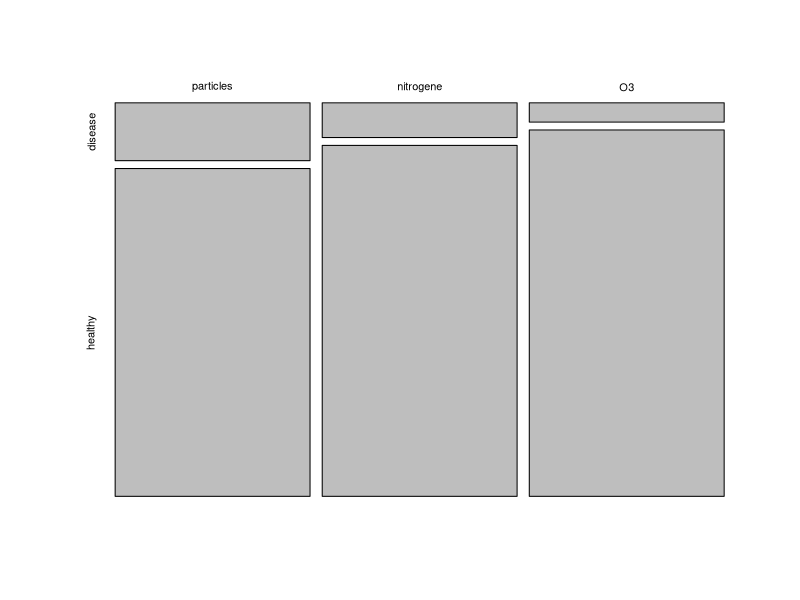
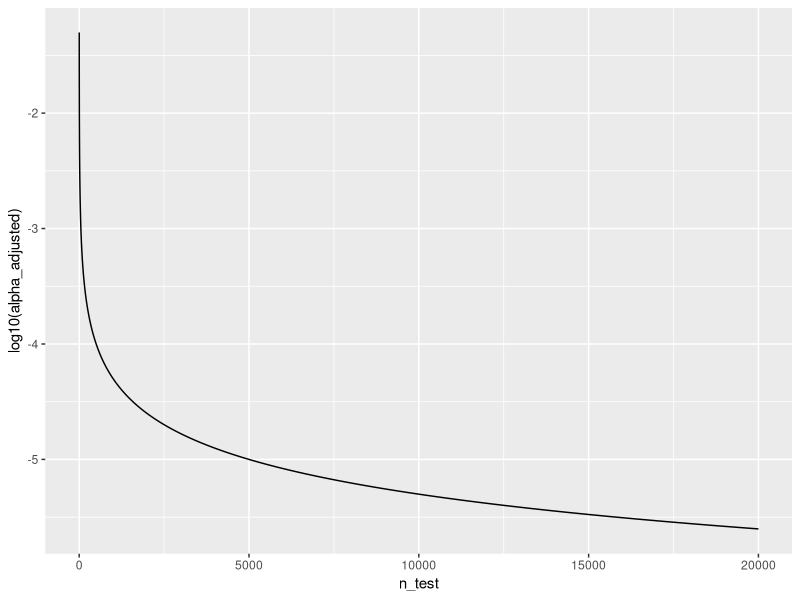

R code for these plots, in order:
## ---- chunk 1
library(tidyverse)
## ---- chunk 2
n = 100 # number of test persons
p = 0.04 # Known prevalence of the disease in the general population

individuals_suffered = c(15, 9, 5) # number of individuals who suffered from the disease for each hypothesis

## ---- chunk 3
complement <- n - individuals_suffered
data <- rbind(individuals_suffered, complement)
colnames(data) <- c("particles","nitrogene", "O3")
rownames(data) <- c("disease","healthy")

mosaicplot(t(data),main="")
## ---- chunk 4

#Calculate the p-values for each hypothesis using the binomial probability mass function
p_values = sapply(individuals_suffered, function(x) {
  p_value = binom.test(x,n=n,p=p)$p.value
  return(p_value)
})

for (i in 1:length(p_values)) {
  cat(sprintf("Hypothesis %d: p = %.4f\n", i, p_values[i]))
}# Print the p-values for each hypothesis
## ---- chunk 5
m <- 3
alpha <- 0.05

1 - (1-alpha)^m


## ---- chunk 6

FWER <- 0.05# Define the desired Family-wise error rate

m <- length(p_values)# Calculate the number of hypothesis tests conducted (m)

alpha_bonf <- FWER / m # Calculate Bonferroni adjusted significance level

alpha_bonf
## ---- chunk 7
1 - (1-0.0167)^3
## ---- chunk 8
p.adjust(p_values, method = "bonferroni")
## ---- chunk 9
p.adjust(p_values, method = "bonferroni") < 0.05
## ---- chunk 10
n_test <- seq(1,20000)
alpha_adjusted <- 0.05/n_test

data.frame(n_test,alpha_adjusted) %>% 
ggplot(aes(x=n_test, y=log10(alpha_adjusted)))+
  geom_line()

## ---- chunk 11
last(alpha_adjusted)
